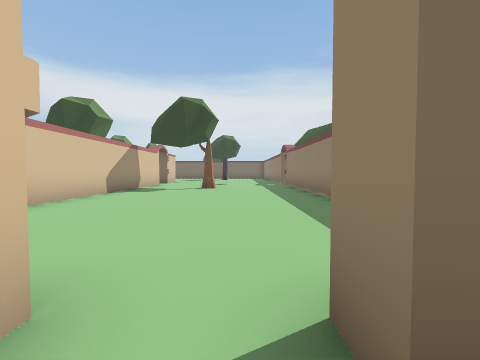
View 1 (above)

22 first-person views from a walk through a Unity game level. The camera is 1.3 m above the floor, tilts 2° down and sees 90° across. The floor is counted in squares, 2 m on a side. Each view is taken from the middle of a square. On the plan, view 1 faces up. The plan holds only what a view shows up to about 9 squares ahead; the rest is blank. The place goes on beyond the plan. The player is left out. Door leaves are left out, so doorways stand open.

View 2
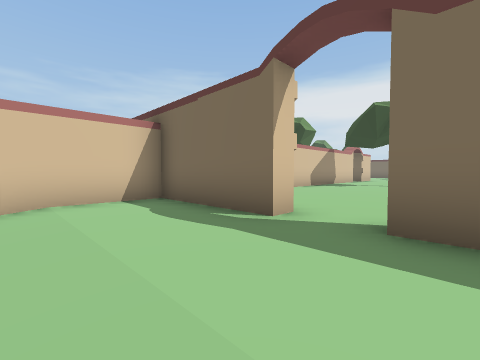

View 3
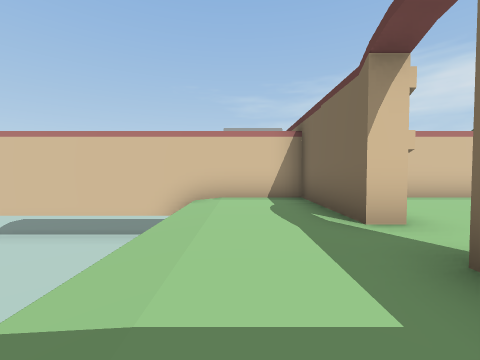

View 4
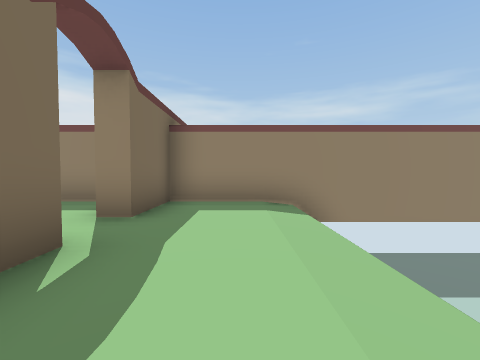

View 5
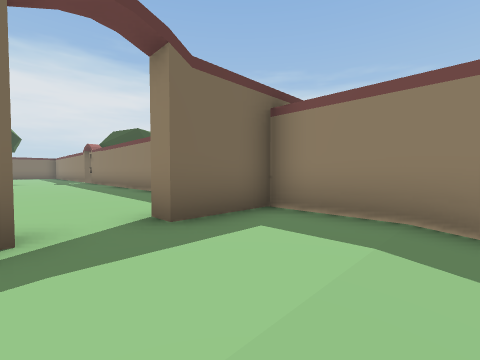

View 6
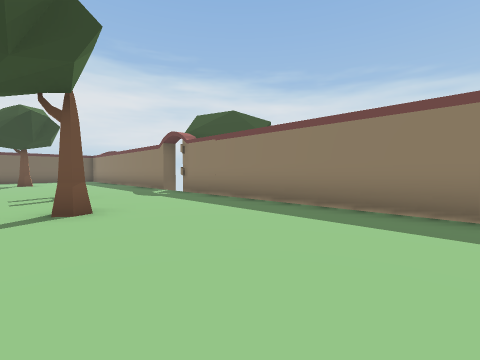

View 7
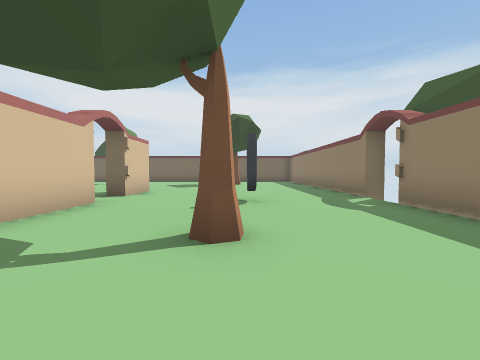

View 8
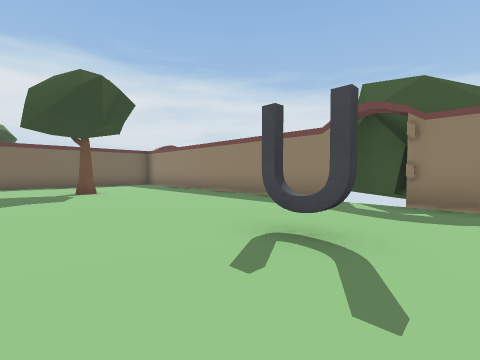

View 9
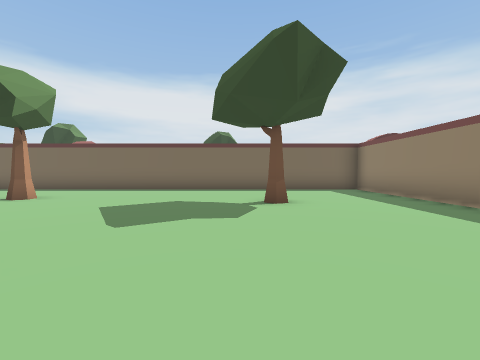

View 10
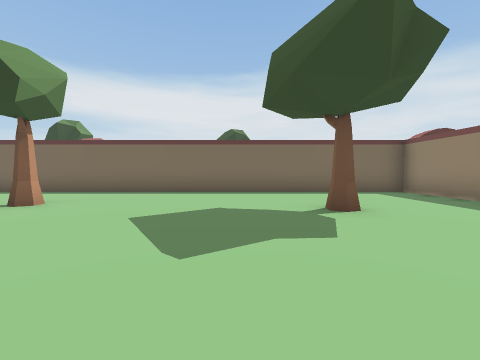

View 11
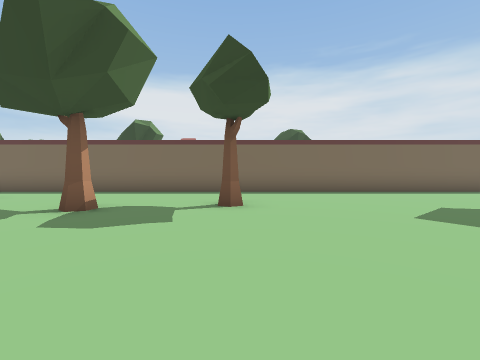

View 12
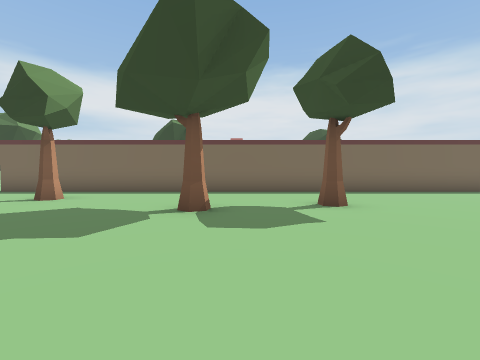

View 13
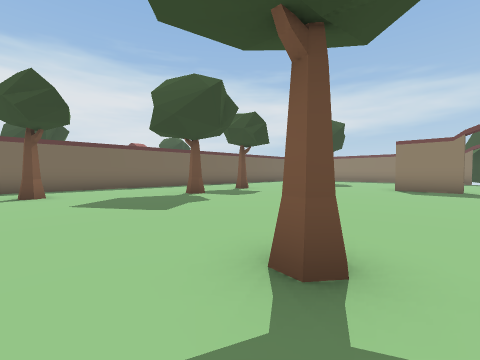

View 14
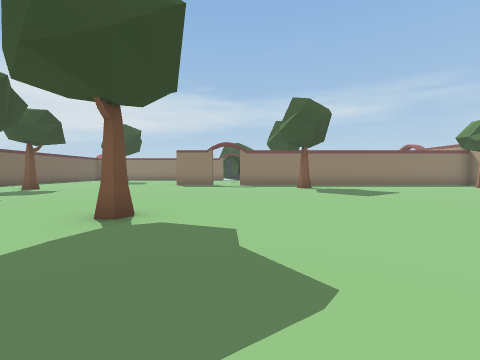

View 15
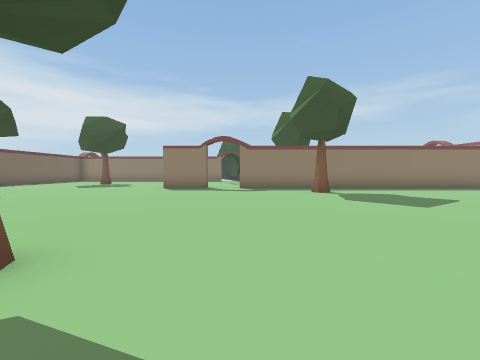

View 16
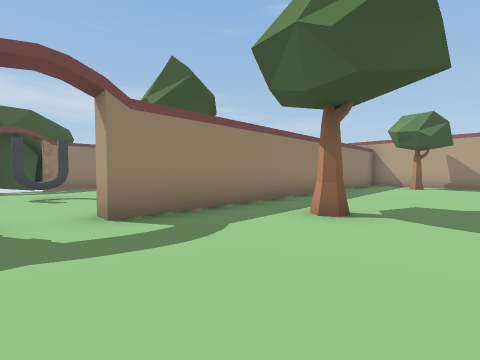

View 17
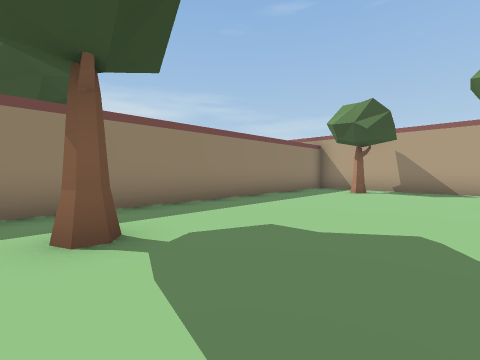

View 18
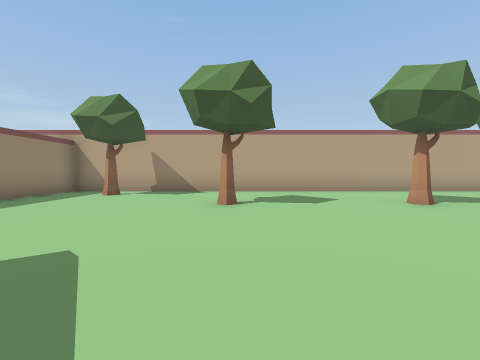

View 19
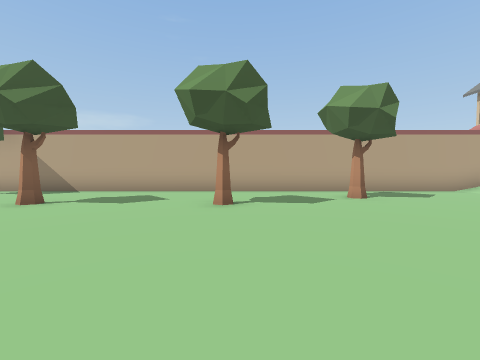

View 20
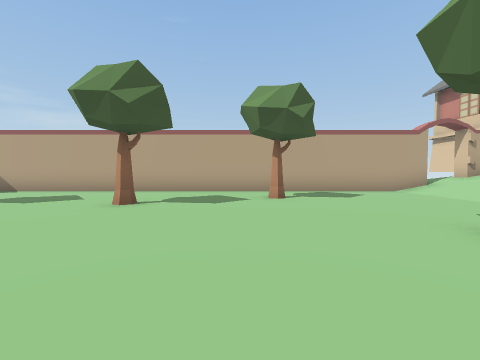

View 21
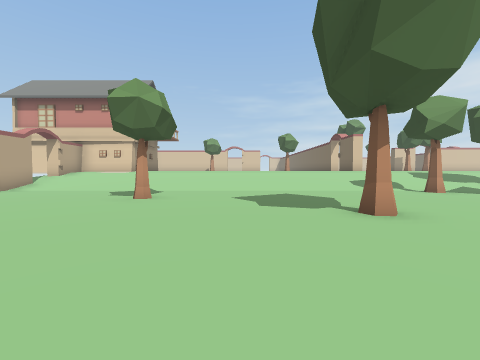

View 22
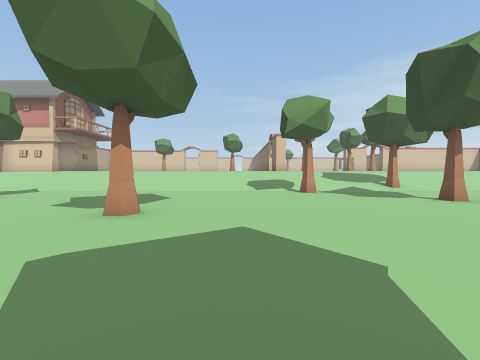

### Floor plan
Key: @ floor where view 1 was taken; # wall or solid block; . floor; / step, stairs or slope; D open door; v drop or lower ground; T tree.
Columns run from 23 left of view 1 to 3 right of it. Each row starts with its distance up from view 1.
 23        ####################
 22        ...................#
 21  /.     ..T...............#
 20  /..     .......T.........#
 19  T...    ....T........T...#
 18  /..T.   .................#
 17  /.....  .................#
 16  /...... .................#
 15  /T................#......#
 14  /........T........#......#
 13  /.......................D#
 12  /.................#.....D#
 11  /....T............#......#
 10  /.................#......#
  9  /...............T.#..T...#
  8  /.................#......#
  7  /..T..............#......#
  6  /.................#......#
  5  /.................#......#
  4  /.......T...T.....#......#
  3  /....T............#......#
  2 //...............T.#......#
  1 D#####################DD###
  0                    #...@..#
 -1                    #......#
 -2                    #//////#
 -3                    #     ##
 -4                 vvv#vvvvv#
 -5                 vvv#vv  v#

Positions as (right, up) in squares from view 1, and headings:
1: (0, 0), facing up
2: (1, -2), facing up-left
3: (2, -1), facing left
4: (-3, -1), facing right
5: (-1, -2), facing up-right
6: (-2, 5), facing up-right
7: (-1, 7), facing up
8: (-3, 11), facing up-right
9: (-2, 14), facing up
10: (-3, 15), facing up
11: (-7, 15), facing up
12: (-9, 15), facing up
13: (-14, 13), facing up-right
14: (-16, 12), facing right
15: (-14, 12), facing right
16: (-8, 13), facing down-right
17: (-9, 10), facing down-right
18: (-10, 9), facing down
19: (-14, 9), facing down
20: (-16, 9), facing down
21: (-13, 9), facing left
22: (-13, 13), facing left
